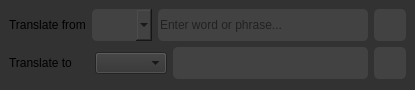
<?xml version="1.0" encoding="UTF-8"?>
<ui version="4.0">
 <class>MainWindow</class>
 <widget class="QMainWindow" name="MainWindow">
  <property name="geometry">
   <rect>
    <x>0</x>
    <y>0</y>
    <width>415</width>
    <height>90</height>
   </rect>
  </property>
  <property name="windowTitle">
   <string>Translate</string>
  </property>
  <property name="styleSheet">
   <string notr="true">background:  #323232;</string>
  </property>
  <widget class="QWidget" name="centralwidget">
   <layout class="QVBoxLayout" name="verticalLayout">
    <item>
     <layout class="QHBoxLayout" name="horizontalLayout">
      <item>
       <widget class="QLabel" name="label">
        <property name="text">
         <string>Translate from</string>
        </property>
       </widget>
      </item>
      <item>
       <widget class="QComboBox" name="translate_from">
        <property name="styleSheet">
         <string notr="true">*{
background: #424242;
border-radius: 5px;
border: 0px solid;
height: 32px;}</string>
        </property>
       </widget>
      </item>
      <item>
       <widget class="QLineEdit" name="phrase_edit">
        <property name="styleSheet">
         <string notr="true">*{
background: #424242;
border-radius: 5px;
border: 0px solid;
height: 32px;}
*:hover {
     height: 32px;
      border: 1px solid white;
      background: #626262;
}</string>
        </property>
        <property name="text">
         <string/>
        </property>
        <property name="placeholderText">
         <string>Enter word or phrase...</string>
        </property>
       </widget>
      </item>
      <item>
       <widget class="QPushButton" name="translate_button">
        <property name="styleSheet">
         <string notr="true">*{
	image: url(:/translate_icon/icons8-translate-24.png);
background: #424242;
border-radius: 5px;
border: 0px solid;
height: 32px;}
*:hover {
     height: 32px;
      border: 1px solid white;
      background: #626262;
}</string>
        </property>
        <property name="text">
         <string/>
        </property>
       </widget>
      </item>
     </layout>
    </item>
    <item>
     <layout class="QHBoxLayout" name="horizontalLayout_2">
      <item>
       <widget class="QLabel" name="label_2">
        <property name="text">
         <string>Translate to     </string>
        </property>
       </widget>
      </item>
      <item>
       <widget class="QComboBox" name="translate_to">
        <property name="styleSheet">
         <string notr="true">*{
background: #424242;
border-radius: 5px;
border: 0px solid;
height: 32px;}
\</string>
        </property>
       </widget>
      </item>
      <item>
       <widget class="QLineEdit" name="output_edit">
        <property name="styleSheet">
         <string notr="true">*{
background: #424242;
border-radius: 5px;
border: 0px solid;
height: 32px;}</string>
        </property>
        <property name="readOnly">
         <bool>true</bool>
        </property>
       </widget>
      </item>
      <item>
       <widget class="QPushButton" name="copy_button">
        <property name="styleSheet">
         <string notr="true">*{image: url(:/copy_icon/icons8-copy-24.png);
background: #424242;
border-radius: 5px;
border: 0px solid;
height: 32px;}
*:hover {
     height: 32px;
      border: 1px solid white;
      background: #626262;
}</string>
        </property>
        <property name="text">
         <string/>
        </property>
       </widget>
      </item>
     </layout>
    </item>
   </layout>
  </widget>
 </widget>
 <resources>
  <include location="resource/src.qrc"/>
 </resources>
 <connections/>
</ui>
